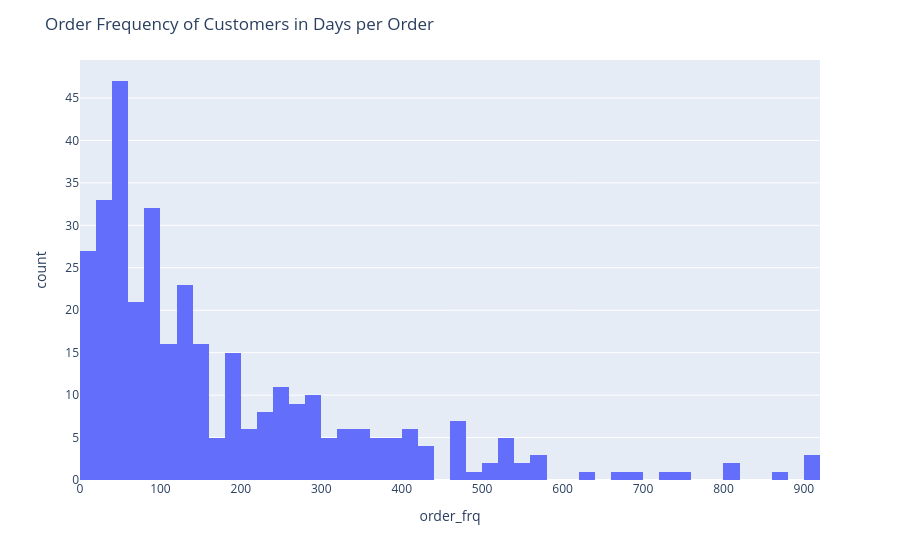

Notebook cell for this chart:
### Markdown cell above
Order frequency varies widely across customers, which makes aggregate demand harder to predict. The histogram below summarizes each customer's average inter-order time in days per order.

### Code cell
def plot_order_frequency(df):
    df = df.copy()
    df["first_order"] = df.groupby("customer")["date"].transform("min")
    df["last_order"] = df.groupby("customer")["date"].transform("max")
    df["n_orders"] = df.groupby("customer")["date"].transform("size")
    df["order_time_delta"] = df["last_order"] - df["first_order"]
    df["order_time_delta"] = df["order_time_delta"].dt.days
    df["order_frq"] = df["order_time_delta"] / df["n_orders"]
    df = df.loc[df["order_frq"] > 0]
    df_plot = df.groupby("customer")[["order_frq"]].mean().reset_index()

    fig = px.histogram(df_plot, x="order_frq", nbins=75)
    fig.update_layout(title="Order Frequency of Customers in Days per Order", width=900)
    fig.show()

plot_order_frequency(df)

### Figure 1 — Plotly figure (JSON) as saved in the notebook; plotly's stock layout.template omitted (floating-point values rounded to 4 significant figures; data arrays with more than 128 entries replaced by an {"elided": "..."} marker saying what was removed)
{"data": [{"bingroup": "x", "hovertemplate": "order_frq=%{x}<br>count=%{y}<extra></extra>", "legendgroup": "", "marker": {"color": "#636efa", "pattern": {"shape": ""}}, "name": "", "nbinsx": 75, "orientation": "v", "showlegend": false, "type": "histogram", "x": {"elided": "347 float values"}, "xaxis": "x", "yaxis": "y"}], "layout": {"barmode": "relative", "legend": {"tracegroupgap": 0}, "margin": {"t": 60}, "title": {"text": "Order Frequency of Customers in Days per Order"}, "width": 900, "xaxis": {"anchor": "y", "domain": [0, 1], "title": {"text": "order_frq"}}, "yaxis": {"anchor": "x", "domain": [0, 1], "title": {"text": "count"}}}}
